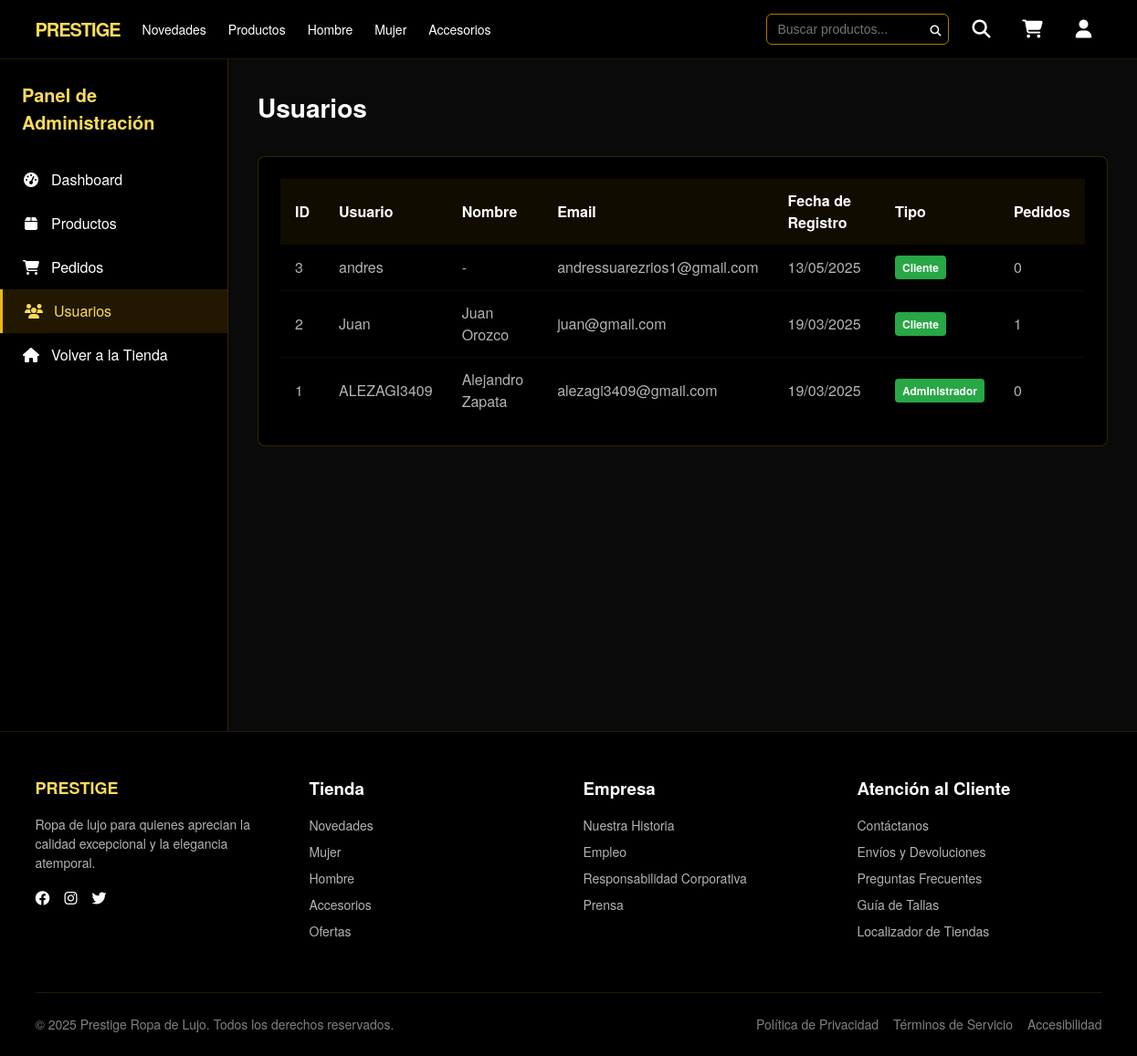
Page /store/admin/users/ (signed in) on the earlier database version.
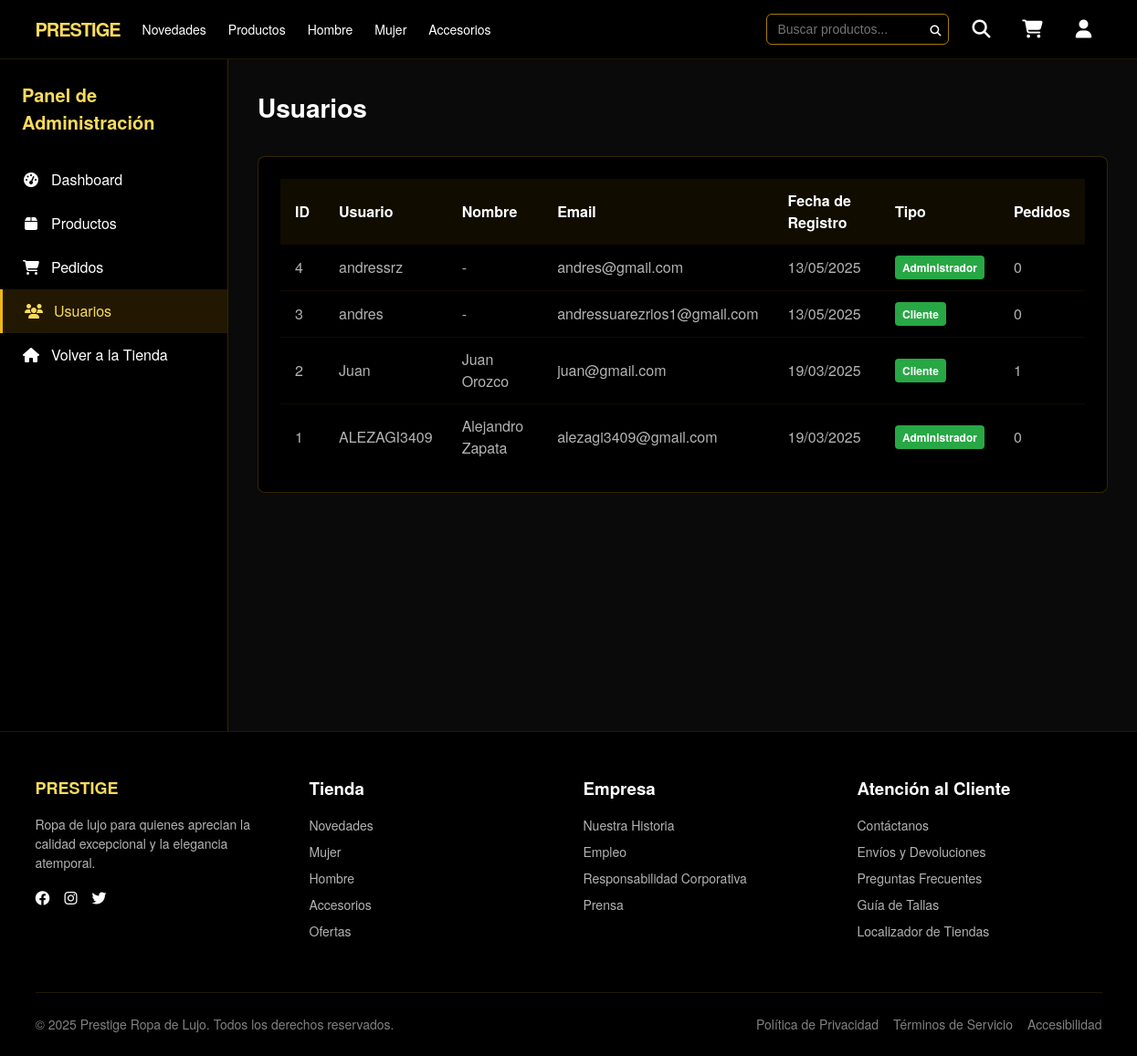
Same page on the later database version.
### store/models.py (models this page shows, shortened)
class User(AbstractUser):
    email = models.EmailField(unique=True)
    payment_method = models.CharField(max_length=100, blank=True, null=True)

### store/views.py (the view)
# urls.py: path('admin/users/', views.AdminUserListView.as_view(), name='admin_users'),
class AdminUserListView(LoginRequiredMixin, StaffRequiredMixin, ListView):
    model = User
    template_name = 'admin/users.html'
    context_object_name = 'users'
    paginate_by = 20
    ordering = ['-date_joined']

### store/context_processors.py (called while the page is built)
def weather_info(request):
    city = request.session.get('weather_city', 'Medellin')
    weather = get_weather(city)
    return {'weather': weather}

### store/views.py (called while the page is built)
    def test_func(self):
        return self.request.user.is_staff

### store/weather.py (called while the page is built)
def get_weather(city="Medellin"):
    api_key = settings.WEATHER_API_KEY
    url = f"https://api.openweathermap.org/data/2.5/weather?q={city}&appid={api_key}&units=metric&lang=es"
    try:
        response = requests.get(url)
        response.raise_for_status()
        data = response.json()
        weather_info = {
            'city': data['name'],
            'country': data['sys']['country'],
            'temperature': round(data['main']['temp']),
            'description': data['weather'][0]['description'],
            'icon': data['weather'][0]['icon'],
            'icon_url': f"http://openweathermap.org/img/wn/{data['weather'][0]['icon']}@2x.png"
        }
        return weather_info
    except Exception as e:
        print(f"Error al obtener el clima: {e}")
        return None

### store/templates/admin/users.html (shortened to what this page needs)
{% extends 'admin/base_admin.html' %}
{% load static %}
{% block admin_content %}
<div class="admin-header">
    <h1 class="admin-page-title">Usuarios</h1>
</div>
<div class="admin-card">
    <div class="admin-card-body">
        <div class="admin-table-responsive">
            <table class="admin-table">
                <thead>
                    <tr>
                        <th>ID</th>
                        <th>Usuario</th>
                        <th>Nombre</th>
                        <th>Email</th>
                        <th>Fecha de Registro</th>
                        <th>Tipo</th>
                        <th>Pedidos</th>
                    </tr>
                </thead>
                <tbody>
                    {% for user in users %}
                    <tr>
                        <td>{{ user.id }}</td>
                        <td>{{ user.username }}</td>
                        <td>{{ user.get_full_name|default:'-' }}</td>
                        <td>{{ user.email }}</td>
                        <td>{{ user.date_joined|date:"d/m/Y" }}</td>
                        <td>
                            {% if user.is_superuser %}
                            <span class="user-badge admin-badge">Administrador</span>
                            {% elif user.is_staff %}
                            <span class="user-badge staff-badge">Staff</span>
                            {% else %}
                            <span class="user-badge user-badge">Cliente</span>
                            {% endif %}
                        </td>
                        <td>{{ user.orders.count }}</td>
                    </tr>
                    {% empty %}
                    <tr>
                        <td colspan="7" class="empty-table">No hay usuarios disponibles</td>
                    </tr>
                    {% endfor %}
                </tbody>
            </table>
        </div>
    </div>
</div>
{% endblock %}

Differences in the rows shown:
added User: id "4", username "andressrz", get_full_name "-", email "andres@gmail.com", date_joined "13/05/2025", is_superuser "Administrador", orders.count "0"
